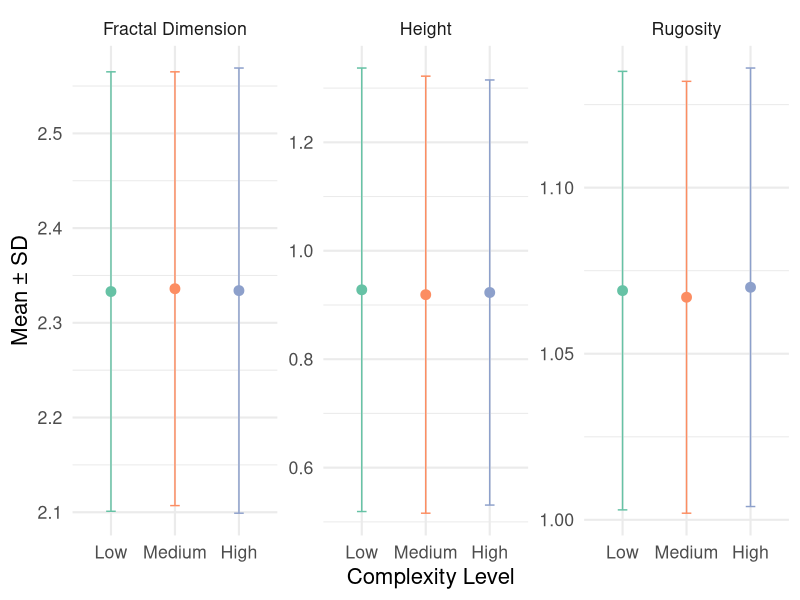

The R script that drew this image:


complexity_raw <- read.csv("Complexity_Metrics.csv")


library(tidyr)
library(ggplot2)
library(tidyr)
library(dplyr)



df_long <- complexity_raw %>%
  pivot_longer(
    cols = -Complexity_Level,
    names_to = c("metric", "stat"),
    names_pattern = "(.*)_(Mean|SD)",
    values_to = "value"
  ) %>%
  pivot_wider(names_from = stat, values_from = value)

df_long$Complexity_Level <- factor(
  df_long$Complexity_Level,
  levels = c("Low", "Medium", "High")
)

df_long$metric <- recode(df_long$metric,
                         "Fractal_Dimension" = "Fractal Dimension")

complexity_plot <- ggplot(df_long, aes(x = Complexity_Level, y = Mean, color = Complexity_Level)) +
  geom_point(size = 3) +
  geom_errorbar(aes(ymin = Mean - SD, ymax = Mean + SD), width = 0.15) +
  facet_wrap(~ metric, scales = "free_y") +
  scale_color_brewer(palette = "Set2") +
  labs(
    x = "Complexity Level",
    y = "Mean ± SD"
  ) +
  theme_minimal(base_size = 16) +
  theme(legend.position = "none")


ggsave(
  filename = "outputs/complexity_plot.pdf",
  plot = complexity_plot,
  device = "pdf",
  width = 10,
  height = 5
)
